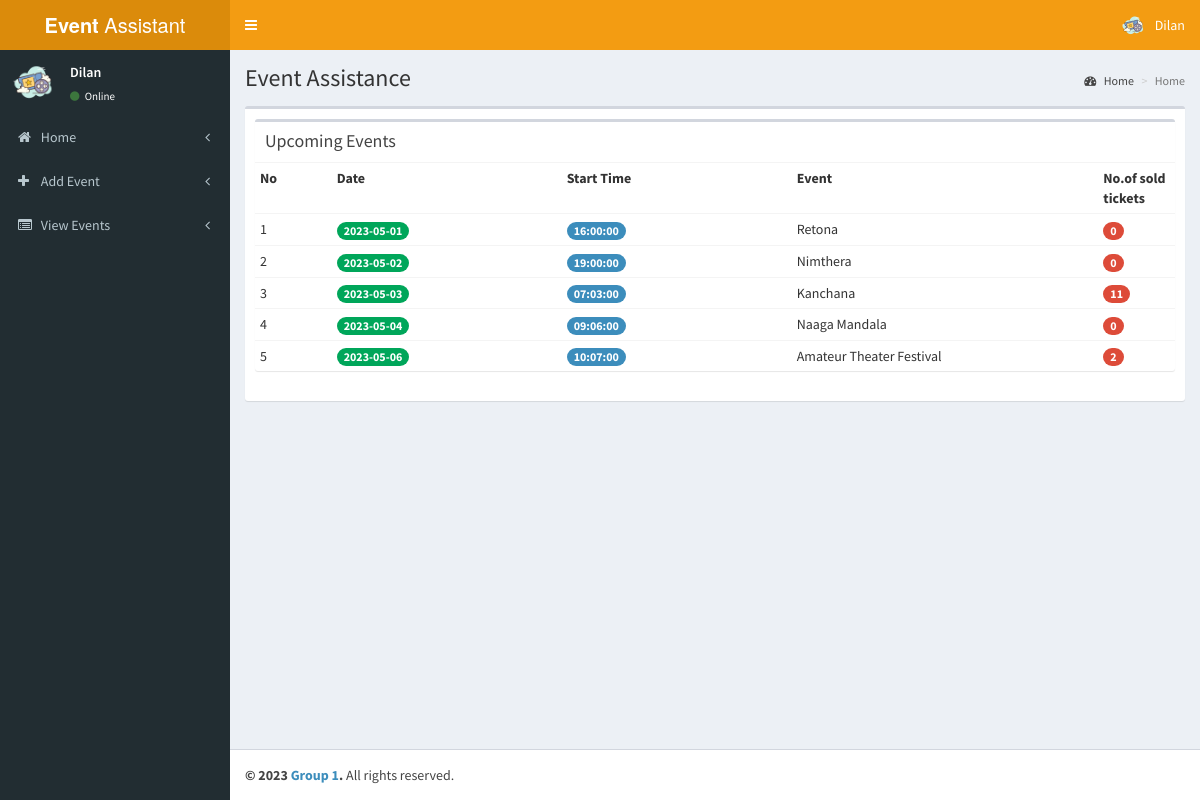
/event_organizer/pages/index.php (signed in), run on the app's committed database.
### tables this page shows
CREATE TABLE `tbl_e_organizer` (
  `id` int(11) NOT NULL,
  `name` varchar(100) NOT NULL,
  `address` varchar(100) NOT NULL,
  `email` varchar(50) NOT NULL,
  `phone` varchar(12) NOT NULL
);

CREATE TABLE `tbl_event` (
  `event_id` int(11) NOT NULL,
  `o_id` int(11) NOT NULL COMMENT 'event organizer id',
  `event_name` varchar(255) NOT NULL,
  `desc` varchar(1000) NOT NULL,
  `date` date NOT NULL,
  `start_time` time NOT NULL,
  `seats` int(11) NOT NULL COMMENT 'number of seats',
  `t_price` int(11) NOT NULL,
  `image` varchar(200) NOT NULL
);

### event_organizer/pages/index.php (the view)
<?php
include('header.php');
?>
  <div class="content-wrapper">
    <section class="content-header">
      <h1>
        Event Assistance
      </h1>
      <ol class="breadcrumb">
        <li><a href="index.php"><i class="fa fa-dashboard"></i> Home</a></li>
        <li class="active">Home</li>
      </ol>
    </section>
    <section class="content">
      <div class="box">
        <div class="box-body">
            <div class="box">
            <div class="box-header">
              <h3 class="box-title">Upcoming Events</h3>
            </div>
            <div class="box-body no-padding">
              <table class="table table-condensed">
                <tr>
                  <th class="col-md-1">No</th>
                  <th class="col-md-3">Date</th>
				  <th class="col-md-3">Start Time</th>
                  <th class="col-md-4">Event</th>
                  <th class="col-md-4">No.of sold tickets</th>
                </tr>
                <?php
					$qry8=mysqli_query($con,"select * from tbl_event where o_id='".$_SESSION['EO']."'");
					$no=1;
					while($en=mysqli_fetch_array($qry8))
					{
						$st=0;
						$qry9=mysqli_query($con,"select * from tbl_bookings where event_id='".$en['event_id']."'");
						while($bk=mysqli_fetch_array($qry9))
						{
							$st=$st+$bk['no_tickets'];
						}
					?>
                <tr>
                  <td><?php echo $no;?></td>
                  <td><span class="badge bg-green"><?php echo $en['date'];?></span></td>
				  <td><span class="badge bg-light-blue"><?php echo $en['start_time'];?></span></td>
                  <td><?php echo $en['event_name'];?></td>
				  <td><span class="badge bg-red"><?php echo $st;?></span></td>
                  </tr>
                  <?php
					       $no=$no+1;
					}
                  ?>
              </table>
            </div>
          </div>
        </div>
      </div>
    </section>
  </div>
  <?php
include('footer.php');
?>

### event_organizer/pages/header.php (shortened to what this page needs)
<?php
include('../../config.php');
$th=mysqli_query($con,"select * from tbl_e_organizer where id='".$_SESSION['EO']."'");
$eo=mysqli_fetch_array($th);
?>
<!DOCTYPE html>
<html>
<head>
  <link rel="stylesheet" href="../validation/dist/css/bootstrapValidator.css"/>
  <link rel="stylesheet" href="../bootstrap/css/bootstrap.min.css">
  <link rel="stylesheet" href="https://cdnjs.cloudflare.com/ajax/libs/font-awesome/4.5.0/css/font-awesome.min.css">
  <link rel="stylesheet" href="https://cdnjs.cloudflare.com/ajax/libs/ionicons/2.0.1/css/ionicons.min.css">
  <link rel="stylesheet" href="../dist/css/AdminLTE.min.css">
  <link rel="stylesheet" href="../dist/css/skins/_all-skins.min.css">
</head>
<body class="hold-transition skin-yellow sidebar-mini">
<div class="wrapper">
  <header class="main-header">
    <a href="index.php" class="logo">
      <span class="logo-lg"><b>Event</b> Assistant</span>
    </a>
    <nav class="navbar navbar-static-top">
      <a href="#" class="sidebar-toggle" data-toggle="offcanvas" role="button">
      </a>
      <div class="navbar-custom-menu">
        <ul class="nav navbar-nav">
          <li class="dropdown user user-menu">
            <a href="#" class="dropdown-toggle" data-toggle="dropdown">
              <img src="cinema.png" class="user-image" alt="User Image">
              <span class="hidden-xs"><?php echo $eo['name'];?></span>
            </a>
          </li>
        </ul>
      </div>
    </nav>
  </header>
  <aside class="main-sidebar">
    <section class="sidebar">
      <div class="user-panel">
        <div class="pull-left image">
          <img src="cinema.png" class="img-circle" alt="User Image">
        </div>
        <div class="pull-left info">
          <p><?php echo $eo['name'];?></p>
          <a href="#"><i class="fa fa-circle text-success"></i> Online</a>
        </div>
      </div>
      <ul class="sidebar-menu">
        <li class="treeview">
          <a href="index.php">
            <i class="fa fa-home"></i> <span>Home</span>
            <span class="pull-right-container">
              <i class="fa fa-angle-left pull-right"></i>
            </span>
          </a>
        </li>
          <li class="treeview">
          <a href="add_event.php">
            <i class="fa fa-plus"></i> <span>Add Event</span>
            <span class="pull-right-container">
              <i class="fa fa-angle-left pull-right"></i>
            </span>
          </a>
        </li>
        <li class="treeview">
          <a href="view_event.php">
            <i class="fa fa-list-alt"></i> <span>View Events</span>
            <span class="pull-right-container">
              <i class="fa fa-angle-left pull-right"></i>
            </span>
          </a>
        </li>
      </ul>
    </section>
  </aside>

### data on the page
tbl_e_organizer: name "Dilan"
tbl_event: date "2023-05-01", start_time "16:00:00", event_name "Retona", st "0"
tbl_event: date "2023-05-02", start_time "19:00:00", event_name "Nimthera", st "0"
tbl_event: date "2023-05-03", start_time "07:03:00", event_name "Kanchana", st "11"
tbl_event: date "2023-05-04", start_time "09:06:00", event_name "Naaga Mandala", st "0"
tbl_event: date "2023-05-06", start_time "10:07:00", event_name "Amateur Theater Festival", st "2"
